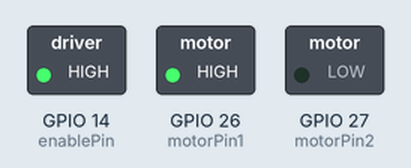
Simulated run of this sketch. Board: ESP32. On the bench: switched loads named in the sketch (green lamp = pin HIGH). What the sketch prints to the serial monitor is not drawn.

Above: at 0.1 s.
Timing chart, 0 to 1.6 s (numbered marks = the images above):
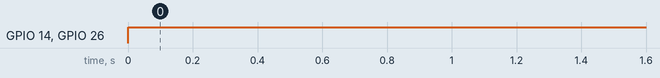

The sketch:

ESP32_Motor_2.ino
```cpp
int motorPin1 = 26;
int motorPin2 = 27;
int enablePin = 14;

// Setting PWM properties
const int freq = 3000;
const int pwmChannel = 0;
const int resolution = 8;
int dutyCycle = 200;

void setup() {
  // sets the pins as outputs:
  pinMode(motorPin1, OUTPUT);
  pinMode(motorPin2, OUTPUT);
  pinMode(enablePin, OUTPUT);

  // configure LED PWM functionalitites
  ledcSetup(pwmChannel, freq, resolution);

  // attach the channel to the GPIO to be controlled
  ledcAttachPin(enablePin, pwmChannel);

  Serial.begin(115200);

  // testing
  Serial.print("Testing DC Motor...");
}

void loop() {
  // Move the DC motor forward at maximum speed
  Serial.println("Moving Forward");
  analogWrite(enablePin, 255);
  digitalWrite(motorPin1, HIGH);
  digitalWrite(motorPin2, LOW);
  }
```

Measured:
- by itself, GPIO 14 (enablePin), GPIO 26 (motorPin1): LOW → HIGH at 0.00 s
